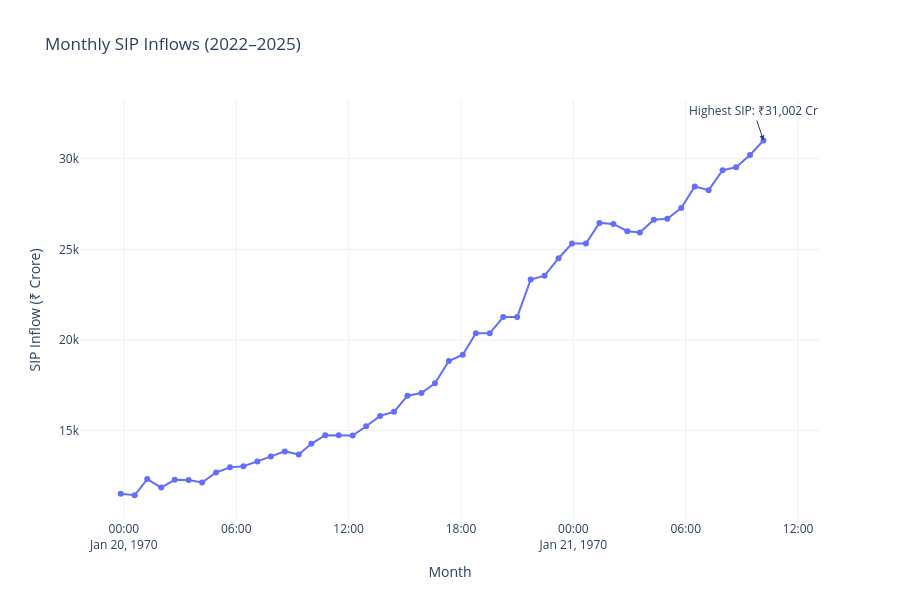

Notebook code cell kept with this figure:
### Code cell
# Highlight Highest SIP
max_row = sip.loc[sip["sip_inflow_crore"].idxmax()]

fig.add_annotation(
    x=max_row["month"],
    y=max_row["sip_inflow_crore"],
    text=f"Highest SIP: ₹{max_row['sip_inflow_crore']:,} Cr",
    showarrow=True,
    arrowhead=2
)

fig.show()
